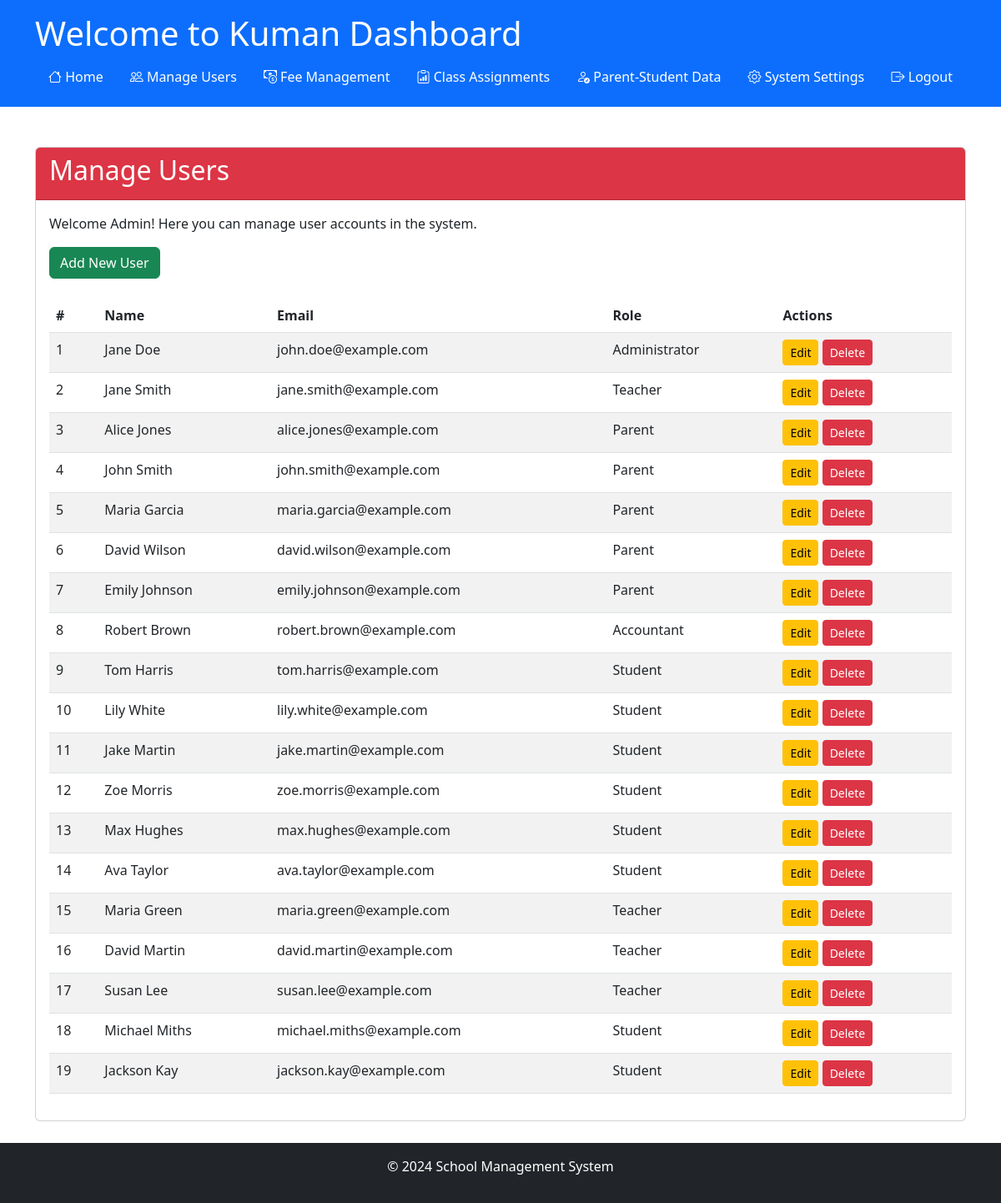
Before: /admin/manage_users (signed in) with the older database file.
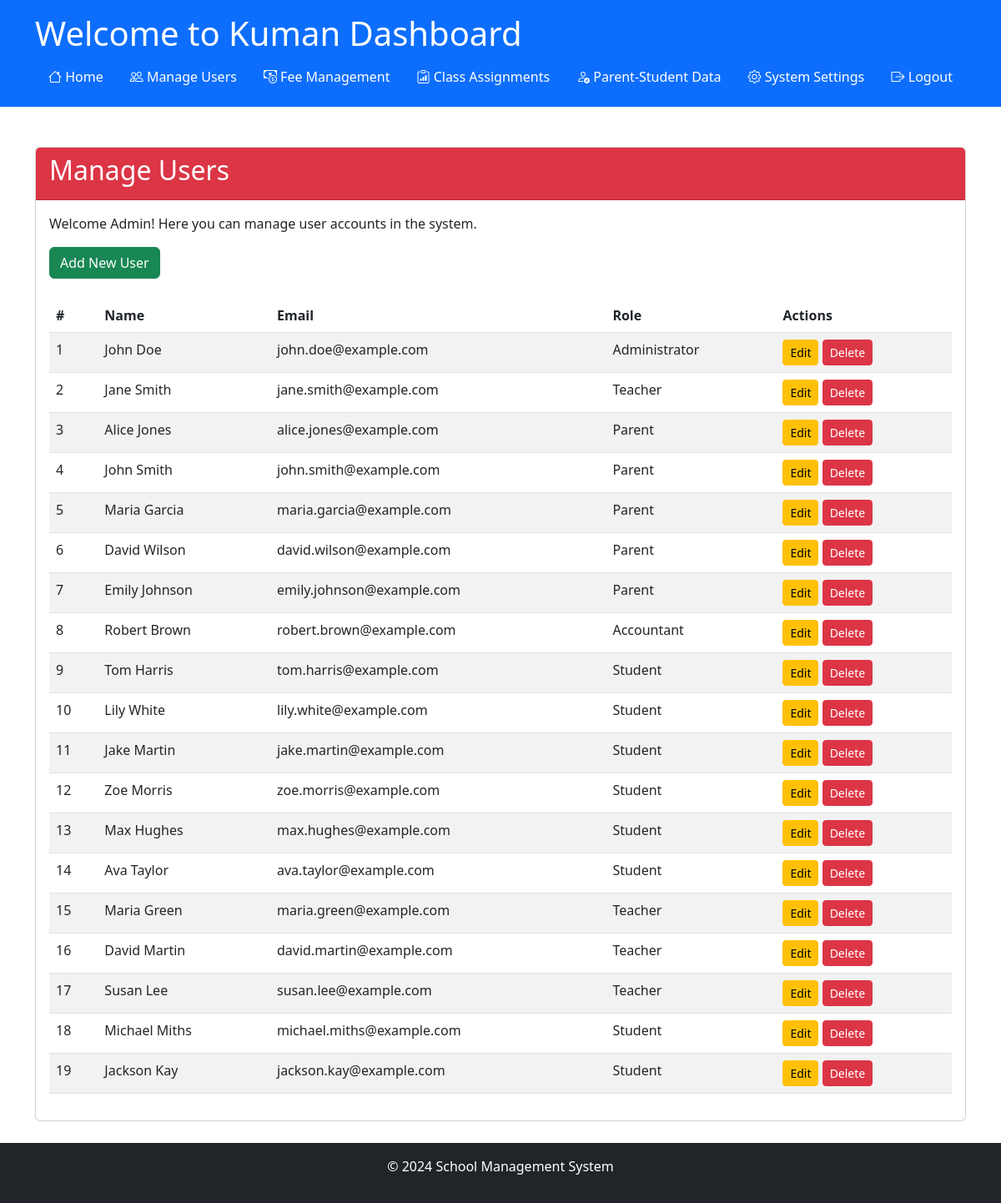
After: the same page with the newer database file.
### app/models/models.py (models this page shows)
class User(UserMixin, db.Model):
    __tablename__ = 'User'
    id = db.Column('Id', db.String, primary_key=True, default=lambda: str(uuid.uuid4()))
    password = db.Column('Password', db.String, nullable=True)
    role_id = db.Column('RoleId', db.String, ForeignKey('Role.RoleId', ondelete='SET NULL'))
    email = db.Column('Email', db.String, nullable=False)
    first_name = db.Column('FirstName', db.String, nullable=False)
    last_name = db.Column('LastName', db.String, nullable=False)
    date_of_birth = db.Column('DateOfBirth', db.Date, nullable=False)
    role = relationship('Role', back_populates='users')
    parent_relations = relationship('ParentStudentRelation', back_populates='parent', foreign_keys='ParentStudentRelation.parent_id')
    student_relations = relationship('ParentStudentRelation', back_populates='student', foreign_keys='ParentStudentRelation.student_id')
    student_fees = relationship('StudentFeeAssignment', back_populates='student')
    class_assignments_teacher = relationship('ClassAssignment', back_populates='teacher', foreign_keys='ClassAssignment.teacher_id')
    class_assignments_student = relationship('ClassAssignment', back_populates='student', foreign_keys='ClassAssignment.student_id')
    messages_sent = relationship('Notification', back_populates='teacher', foreign_keys='Notification.teacher_id')
    messages_received = relationship('Notification', back_populates='student', foreign_keys='Notification.student_id')

class Role(db.Model):
    __tablename__ = 'Role'
    id = db.Column('RoleId', db.String, primary_key=True, default=lambda: str(uuid.uuid4()))
    role_name = db.Column('RoleName', db.String, nullable=False)
    users = relationship('User', back_populates='role')

### app/routes/admin/user_management.py (the view)
@admin.route('/manage_users')
@login_required
@role_required('1')
def manage_users():
    users = User.query.all()  # Retrieve all users from the User table
    return render_template('admin/manage_users.html', users=users, app_name=app_name())

### app/__init__.py (called while the page is built)
@login_manager.user_loader
def load_user(user_id):
    from .models.models import User
    return User.query.get(user_id)

### app/routes/routes.py (called while the page is built)
def app_name():
    app_name = "School Management System"
    with current_app.app_context():
        setting = Settings.query.filter_by(setting_key='school_name').first()
        if setting and setting.setting_value:
            app_name = setting.setting_value
    return app_name

def role_required(*roles):
    def decorator(f):
        @wraps(f)
        def decorated_function(*args, **kwargs):
            if not current_user.is_authenticated or current_user.role_id not in roles:
                abort(403)  # Forbidden access if role does not match
            return f(*args, **kwargs)
        return decorated_function
    return decorator

### app/templates/admin/manage_users.html (shortened to what this page needs)
{% extends "share/dashboard.html" %} {% block title %}Manage Users{% endblock %}
{% block card_header %}bg-danger{% endblock %} {% block card_title %}Manage
Users{% endblock %} {% block card_content %}
<p>Welcome Admin! Here you can manage user accounts in the system.</p>
<div class="mb-4">
	<a href="{{ url_for('admin.add_user') }}" class="btn btn-success"
		>Add New User</a
	>
</div>
<div class="table-responsive">
	<table class="table table-striped">
		<thead>
			<tr>
				<th>#</th>
				<th>Name</th>
				<th>Email</th>
				<th>Role</th>
				<th>Actions</th>
			</tr>
		</thead>
		<tbody>
			{% for user in users %}
			<tr>
				<td>{{ loop.index }}</td>
				<td>{{ user.first_name }} {{ user.last_name }}</td>
				<td>{{ user.email }}</td>
				<td>{{ user.role.role_name }}</td>
				<td>
					<a
						href="{{ url_for('admin.edit_user', user_id=user.id) }}"
						class="btn btn-warning btn-sm"
						>Edit</a
					>
					<form
						action="{{ url_for('admin.delete_user', user_id=user.id) }}"
						method="post"
						class="d-inline"
						onsubmit="return confirm('Are you sure you want to delete this user?');"
					>
						<button type="submit" class="btn btn-danger btn-sm">Delete</button>
					</form>
				</td>
			</tr>
			{% endfor %}
		</tbody>
	</table>
</div>
{% endblock %}

Changed rows visible on the page:
changed User "Doe": first_name "Jane" → "John"
